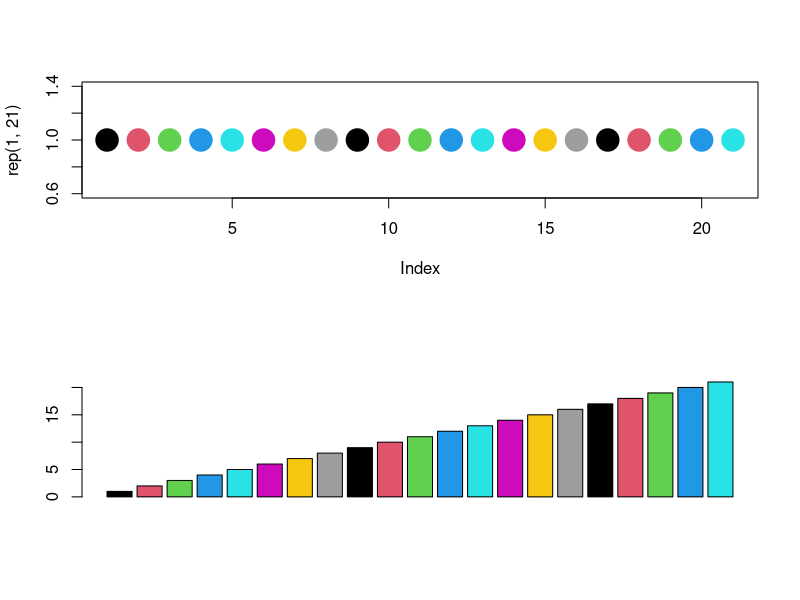
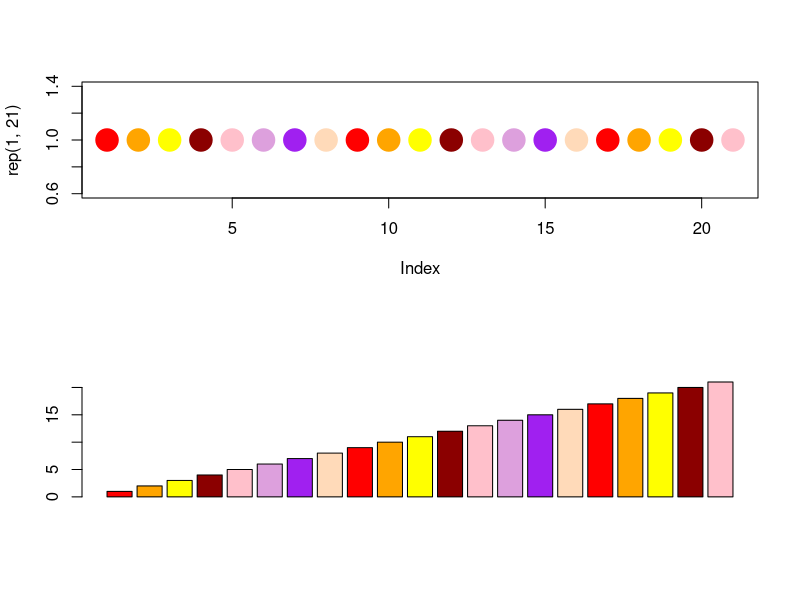
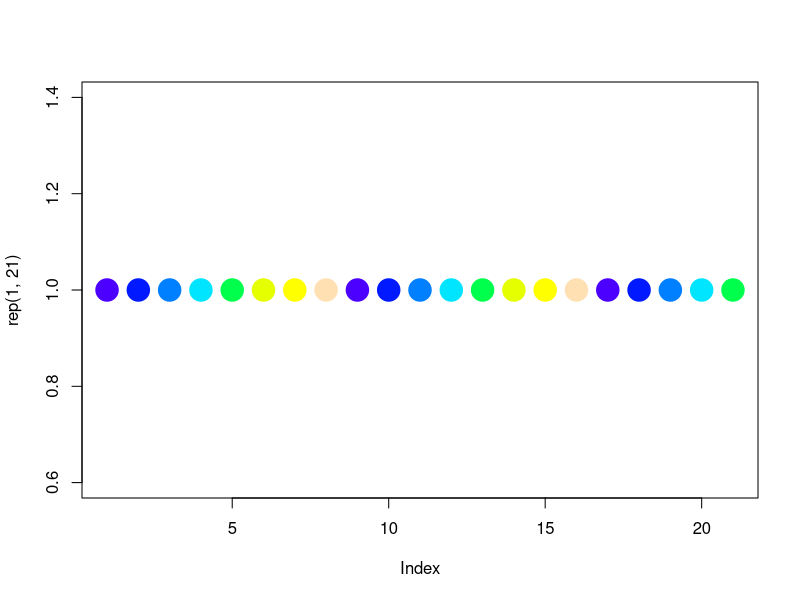
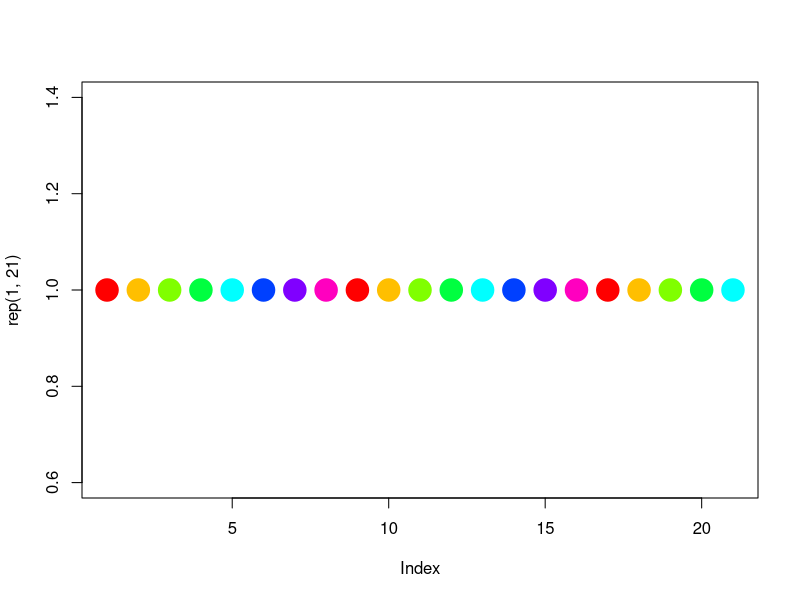
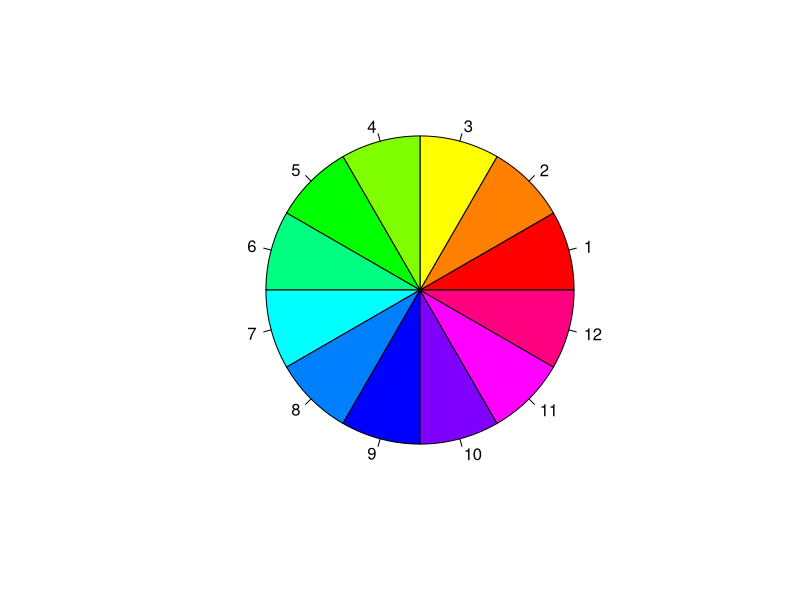
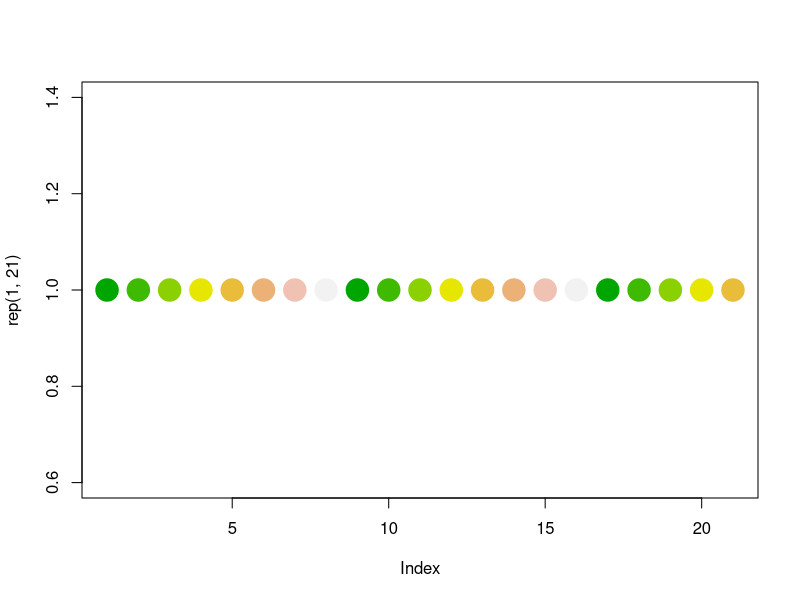
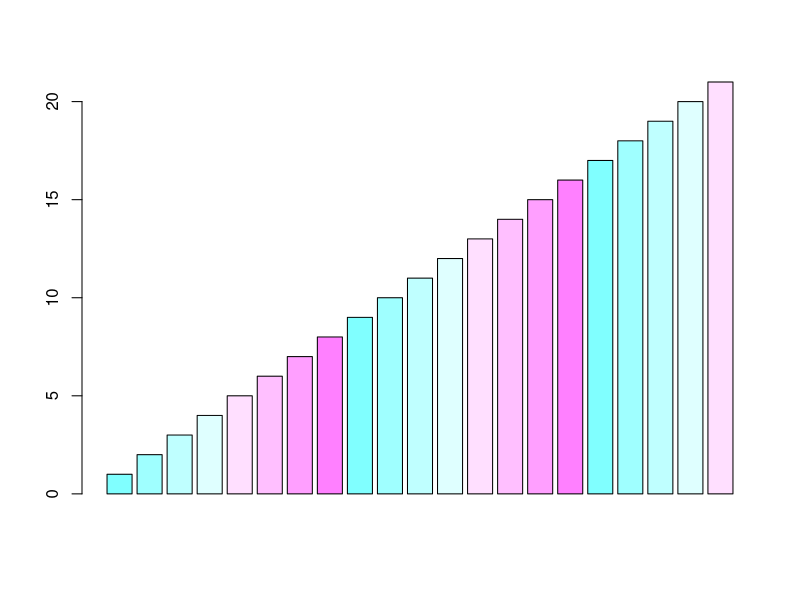

Write the R code that produced these figures, in order. (Note: this script raises an error after producing the figures.)
#########################################
#COLORS:
#Various Ways to create/look at colors
#(ie gradients,scales,palettes etc)
#
#plus ggplot and regular plots to test color schemes
#########################################

# Defaults##################################
colors() #prints all the named colors you can use in R
#' Default colors for basic plots
#' uses a list of 8 colors
par(mfcol=c(2,1))
plot(rep(1,21),col=c(1:21),pch=19,cex=3)
barplot(height=c(1:21),col=c(1:21))

palette() #this prints the default colors used

#Change Default############################
#' You can create your own palette and R
#' uses it as default for the session.
palette(c('red','orange','yellow','darkred','pink','plum',
          'purple','peachpuff'))
plot(rep(1,21),col=c(1:21),pch=19,cex=3)
barplot(height=c(1:21),col=c(1:21))

palette('default') #goes back to the default

#Prebuilt Palettes##############################
#' raqinbow, topo.colors, terrain.colors 
#' functions create a list of colors (of desired 
#' length). They tend to only work well with
#'  7 to 8  colors.
par(mfcol=c(1,1))
plot(rep(1,21),col=topo.colors(8),pch=19,cex=3)

plot(rep(1,21),col=rainbow(8),pch=19,cex=3)
pie(rep(1,12), col=rainbow(12))

plot(rep(1,21),col=terrain.colors(8),pch=19,cex=3)

barplot(height=c(1:21),col=cm.colors(8))#cyan to magenta

##Gray() creates a gray shade (with value between 0 and 1)
gray(.8)

#Color Interpolation############################
#' Various functions let you build scales or gradients
#' of colors.




##Example 1: Random Color Generator####
library(ggplot2)

#Function to generate random colors
set.seed(12345)
rand_color = function() {
  return(rgb(runif(1), runif(1), runif(1)))
}
#create a vector of random colors
col = sapply(1:18, function(x) rand_color())
#create a number of bars (same size) and plot
df <- data.frame(x=letters[1:18])
p <- qplot(data=df, x, 1, geom="bar", stat="identity", fill=x) 
#Add color
p + scale_fill_manual(values=col)

##Example 2:Using colorRampPalette####
#creates a gradient of colors between two selections
colfunc <- colorRampPalette(c("red","yellow","green","blue"))
colfunc(21)


plot(rep(1,21),col=colfunc(21),pch=19,cex=3)
barplot(height=c(1:21),col=c(1:21))
barplot(height=1:21,col=colfunc(21),pch=19,cex=3)
